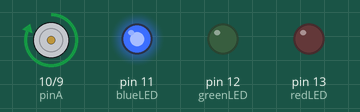
Simulated run of this sketch. Board: Arduino Uno, built with avr-gcc and run on an emulated ATmega328P. Shown: motor-driver pin pairs drawn as motors (green arrow = first pin HIGH = forward, orange = second pin HIGH = backward, longer = more drive), output pins drawn as LEDs (lit = HIGH).

Above: at 1.5 s.
At 5.5 s:
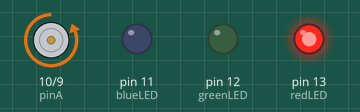
At 7.5 s:
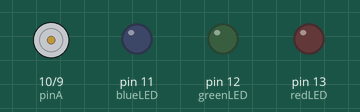
Timing chart, 0 to 9.7 s (numbered marks = the images above):
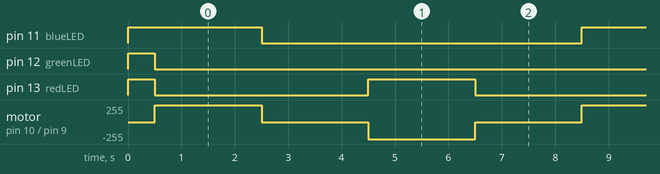

Measured:
- by itself, pin 11 (blueLED): alternates HIGH for 2.0 s and LOW for 6.0 s
- by itself, pin 12 (greenLED): HIGH → LOW at 0.50 s
- by itself, pin 13 (redLED): repeats every 8.0 s: HIGH 2.0 s, LOW 6.0 s
- by itself, motor on pin 10 (pinA) / pin 9 (pinB): repeats every 8.0 s: stopped 2.0 s, backward 255/255 2.0 s, stopped 2.0 s, forward 255/255 2.0 s

The sketch:

H_Bridge_Test.ino
```cpp
const int pinA = 10;
const int pinB = 9;

const int redLED = 13;
const int greenLED = 12;
const int blueLED = 11;

void setup() {
pinMode(redLED, OUTPUT);
pinMode(greenLED, OUTPUT);
pinMode(blueLED, OUTPUT);
digitalWrite(redLED, HIGH);
digitalWrite(greenLED, HIGH);
digitalWrite(blueLED, HIGH);

  pinMode(pinA, OUTPUT);
  pinMode(pinB, OUTPUT);
  digitalWrite(pinA, LOW);
  digitalWrite(pinB, LOW);
  delay(500);
}

void loop() {
  digitalWrite(redLED, LOW);
digitalWrite(greenLED, LOW);
digitalWrite(blueLED, HIGH);
  digitalWrite(pinA, HIGH);
  digitalWrite(pinB, LOW);
  delay(2000);

  digitalWrite(redLED, LOW);
digitalWrite(greenLED, LOW);
digitalWrite(blueLED, LOW);
  digitalWrite(pinA, LOW);
  digitalWrite(pinB, LOW);
  delay(2000);

  digitalWrite(redLED, HIGH);
digitalWrite(greenLED, LOW);
digitalWrite(blueLED, LOW);
  digitalWrite(pinA, LOW);
  digitalWrite(pinB, HIGH);
  delay(2000);

  digitalWrite(redLED, LOW);
digitalWrite(greenLED, LOW);
digitalWrite(blueLED, LOW);
  digitalWrite(pinA, LOW);
  digitalWrite(pinB, LOW);
  delay(2000);

}
```
